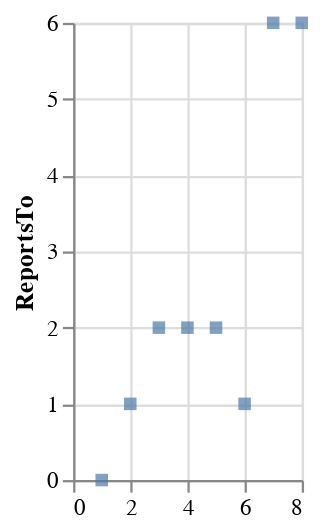

This figure's notebook cell:
### Code cell
%XVEGA_PLOT X_FIELD EmployeeId Y_FIELD ReportsTo MARK square WIDTH 100 HEIGHT 200 <> SELECT EmployeeId, ReportsTo FROM employees

### Figure 1 — Vega-Lite specification as saved in the notebook (floating-point values rounded to 4 significant figures)
{"$schema": "https://vega.github.io/schema/vega-lite/v4.json", "config": {"axis": {"grid": true}}, "data": {"values": [{"EmployeeId": "name", "ReportsTo": "name"}, {"EmployeeId": "1", "ReportsTo": ""}, {"EmployeeId": "2", "ReportsTo": "1"}, {"EmployeeId": "6", "ReportsTo": "1"}, {"EmployeeId": "3", "ReportsTo": "2"}, {"EmployeeId": "4", "ReportsTo": "2"}, {"EmployeeId": "5", "ReportsTo": "2"}, {"EmployeeId": "7", "ReportsTo": "6"}, {"EmployeeId": "8", "ReportsTo": "6"}]}, "encoding": {"x": {"axis": {"title": []}, "field": "EmployeeId", "type": "quantitative"}, "y": {"field": "ReportsTo", "type": "quantitative"}}, "height": 200, "mark": {"type": "square"}, "width": 100}
